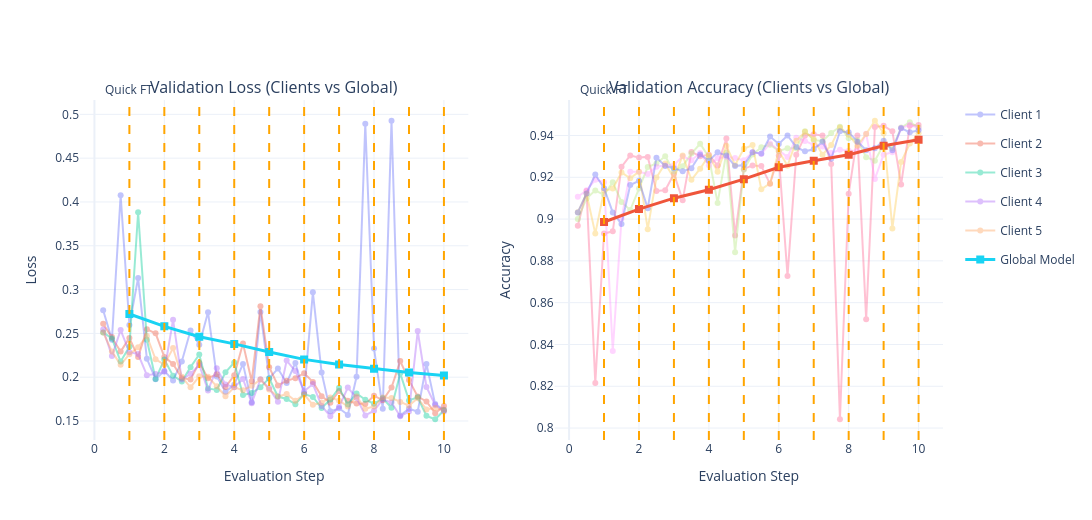

Notebook code for this chart:
### Code cell
import plotly.graph_objects as go
from plotly.subplots import make_subplots

# -------------------------------------------------
# Create subplots
fig = make_subplots(
    rows=1, cols=2,
    subplot_titles=(
        "Validation Loss (Clients vs Global)",
        "Validation Accuracy (Clients vs Global)"
    )
)

# -------------------------------------------------
# Subplot 1: Validation Loss (Clients)
for client_id, metrics in logger.client_metrics.items():
    losses = metrics["loss"]
    steps = list([x / (client_epoch+1) for x in range(1, (client_epoch) * global_epoch + global_epoch+1)])

    fig.add_trace(
        go.Scatter(
            x=steps,
            y=losses,
            mode="lines+markers",
            name=f"Client {client_id + 1}",
            legendgroup=f"client{client_id + 1}",
            opacity=0.4
        ),
        row=1, col=1
    )

# Global model loss
global_losses = logger.global_metrics["loss"][::2]
global_steps = list(range(1, len(global_losses) + 1))

fig.add_trace(
    go.Scatter(
        x=global_steps,
        y=global_losses,
        mode="lines+markers",
        name="Global Model",
        legendgroup="global",
        marker=dict(symbol="square", size=8),
        line=dict(width=3)
    ),
    row=1, col=1
)

# -------------------------------------------------
# Subplot 2: Validation Accuracy (Clients)
for client_id, metrics in logger.client_metrics.items():
    accuracies = metrics["accuracy"]
    steps = list([x / (client_epoch+1) for x in range(1, (client_epoch) * global_epoch + global_epoch+1)])

    fig.add_trace(
        go.Scatter(
            x=steps,
            y=accuracies,
            mode="lines+markers",
            name=f"Client {client_id + 1}",
            legendgroup=f"client{client_id + 1}",
            showlegend=False,  # avoid duplicate legend
            opacity=0.4
        ),
        row=1, col=2
    )

# Global model accuracy
global_accs = logger.global_metrics["accuracy"][::2]
global_steps = list(range(1, len(global_accs) + 1))

fig.add_trace(
    go.Scatter(
        x=global_steps,
        y=global_accs,
        mode="lines+markers",
        name="Global Model",
        legendgroup="global",
        showlegend=False,
        marker=dict(symbol="square", size=8),
        line=dict(width=3)
    ),
    row=1, col=2
)

# -------------------------------------------------
# Axis labels
fig.update_xaxes(title_text="Evaluation Step", row=1, col=1)
fig.update_xaxes(title_text="Evaluation Step", row=1, col=2)
fig.update_yaxes(title_text="Loss", row=1, col=1)
fig.update_yaxes(title_text="Accuracy", row=1, col=2)

# -------------------------------------------------
# Layout
fig.update_layout(
    height=520,
    width=1200,
    template="plotly_white",
    hovermode="x unified"
)
for g in range(1, global_epoch + 1):
    x = (g * client_epoch) / client_epoch

    fig.add_vline(
        x=x,
        line=dict(color="orange", dash="dash"),
        annotation_text="Quick FT" if g == 1 else "",
        annotation_position="top"
    )

fig.show()

### Figure 1 — Plotly figure (JSON) as saved in the notebook; plotly's stock layout.template omitted (floating-point values rounded to 4 significant figures)
{"data": [{"legendgroup": "client1", "mode": "lines+markers", "name": "Client 1", "opacity": 0.4, "type": "scatter", "x": [0.25, 0.5, 0.75, 1, 1.25, 1.5, 1.75, 2, 2.25, 2.5, 2.75, 3, 3.25, 3.5, 3.75, 4, 4.25, 4.5, 4.75, 5, 5.25, 5.5, 5.75, 6, 6.25, 6.5, 6.75, 7, 7.25, 7.5, 7.75, 8, 8.25, 8.5, 8.75, 9, 9.25, 9.5, 9.75, 10], "xaxis": "x", "y": [0.2764, 0.2428, 0.4076, 0.2595, 0.3132, 0.2212, 0.1977, 0.2071, 0.1962, 0.218, 0.2533, 0.2371, 0.2742, 0.2009, 0.1833, 0.1914, 0.2152, 0.1714, 0.2745, 0.1986, 0.2098, 0.1935, 0.2163, 0.1814, 0.2968, 0.2054, 0.161, 0.1645, 0.157, 0.2004, 0.4893, 0.2327, 0.164, 0.4927, 0.1563, 0.164, 0.1606, 0.2151, 0.1693, 0.1628], "yaxis": "y"}, {"legendgroup": "client2", "mode": "lines+markers", "name": "Client 2", "opacity": 0.4, "type": "scatter", "x": [0.25, 0.5, 0.75, 1, 1.25, 1.5, 1.75, 2, 2.25, 2.5, 2.75, 3, 3.25, 3.5, 3.75, 4, 4.25, 4.5, 4.75, 5, 5.25, 5.5, 5.75, 6, 6.25, 6.5, 6.75, 7, 7.25, 7.5, 7.75, 8, 8.25, 8.5, 8.75, 9, 9.25, 9.5, 9.75, 10], "xaxis": "x", "y": [0.2609, 0.2458, 0.2292, 0.2449, 0.2229, 0.2546, 0.2501, 0.2232, 0.215, 0.1989, 0.1973, 0.2166, 0.1988, 0.2034, 0.1887, 0.2021, 0.2384, 0.1954, 0.281, 0.2113, 0.1906, 0.1959, 0.1988, 0.2045, 0.1946, 0.1783, 0.1709, 0.1842, 0.173, 0.17, 0.1696, 0.1789, 0.1736, 0.1882, 0.2183, 0.1966, 0.1779, 0.1723, 0.1589, 0.1672], "yaxis": "y"}, {"legendgroup": "client3", "mode": "lines+markers", "name": "Client 3", "opacity": 0.4, "type": "scatter", "x": [0.25, 0.5, 0.75, 1, 1.25, 1.5, 1.75, 2, 2.25, 2.5, 2.75, 3, 3.25, 3.5, 3.75, 4, 4.25, 4.5, 4.75, 5, 5.25, 5.5, 5.75, 6, 6.25, 6.5, 6.75, 7, 7.25, 7.5, 7.75, 8, 8.25, 8.5, 8.75, 9, 9.25, 9.5, 9.75, 10], "xaxis": "x", "y": [0.2511, 0.2441, 0.2178, 0.2346, 0.3883, 0.2427, 0.1979, 0.2202, 0.2015, 0.1952, 0.2114, 0.2259, 0.1872, 0.1855, 0.2055, 0.2168, 0.1797, 0.1819, 0.1884, 0.1988, 0.1779, 0.1751, 0.1691, 0.1806, 0.1775, 0.1648, 0.1745, 0.1879, 0.1689, 0.1814, 0.1742, 0.1697, 0.176, 0.165, 0.2044, 0.1734, 0.1771, 0.1559, 0.152, 0.1619], "yaxis": "y"}, {"legendgroup": "client4", "mode": "lines+markers", "name": "Client 4", "opacity": 0.4, "type": "scatter", "x": [0.25, 0.5, 0.75, 1, 1.25, 1.5, 1.75, 2, 2.25, 2.5, 2.75, 3, 3.25, 3.5, 3.75, 4, 4.25, 4.5, 4.75, 5, 5.25, 5.5, 5.75, 6, 6.25, 6.5, 6.75, 7, 7.25, 7.5, 7.75, 8, 8.25, 8.5, 8.75, 9, 9.25, 9.5, 9.75, 10], "xaxis": "x", "y": [0.2545, 0.2242, 0.2537, 0.2286, 0.2264, 0.2023, 0.2037, 0.2062, 0.2655, 0.1972, 0.2039, 0.2139, 0.1848, 0.2101, 0.1916, 0.1886, 0.1979, 0.1703, 0.1976, 0.1874, 0.1718, 0.219, 0.207, 0.184, 0.1922, 0.1672, 0.1555, 0.1662, 0.1881, 0.1764, 0.1563, 0.1618, 0.1747, 0.1711, 0.1555, 0.1607, 0.2527, 0.1888, 0.1683, 0.1608], "yaxis": "y"}, {"legendgroup": "client5", "mode": "lines+markers", "name": "Client 5", "opacity": 0.4, "type": "scatter", "x": [0.25, 0.5, 0.75, 1, 1.25, 1.5, 1.75, 2, 2.25, 2.5, 2.75, 3, 3.25, 3.5, 3.75, 4, 4.25, 4.5, 4.75, 5, 5.25, 5.5, 5.75, 6, 6.25, 6.5, 6.75, 7, 7.25, 7.5, 7.75, 8, 8.25, 8.5, 8.75, 9, 9.25, 9.5, 9.75, 10], "xaxis": "x", "y": [0.251, 0.2294, 0.2142, 0.2262, 0.2342, 0.247, 0.2203, 0.2144, 0.2332, 0.2004, 0.1884, 0.201, 0.2005, 0.1896, 0.1783, 0.1884, 0.1851, 0.1901, 0.1972, 0.1859, 0.1779, 0.1807, 0.173, 0.1803, 0.1685, 0.1707, 0.1769, 0.1732, 0.1667, 0.1778, 0.164, 0.1667, 0.1767, 0.1762, 0.1717, 0.1676, 0.1759, 0.1631, 0.1647, 0.1623], "yaxis": "y"}, {"legendgroup": "global", "line": {"width": 3}, "marker": {"size": 8, "symbol": "square"}, "mode": "lines+markers", "name": "Global Model", "type": "scatter", "x": [1, 2, 3, 4, 5, 6, 7, 8, 9, 10], "xaxis": "x", "y": [0.2721, 0.258, 0.2461, 0.238, 0.2288, 0.2203, 0.2144, 0.2098, 0.2055, 0.202], "yaxis": "y"}, {"legendgroup": "client1", "mode": "lines+markers", "name": "Client 1", "opacity": 0.4, "showlegend": false, "type": "scatter", "x": [0.25, 0.5, 0.75, 1, 1.25, 1.5, 1.75, 2, 2.25, 2.5, 2.75, 3, 3.25, 3.5, 3.75, 4, 4.25, 4.5, 4.75, 5, 5.25, 5.5, 5.75, 6, 6.25, 6.5, 6.75, 7, 7.25, 7.5, 7.75, 8, 8.25, 8.5, 8.75, 9, 9.25, 9.5, 9.75, 10], "xaxis": "x2", "y": [0.8968, 0.9135, 0.8215, 0.8931, 0.8941, 0.925, 0.9304, 0.9294, 0.9298, 0.9135, 0.9138, 0.9216, 0.9091, 0.9321, 0.9301, 0.9308, 0.9257, 0.9386, 0.8921, 0.924, 0.9257, 0.9253, 0.9169, 0.9304, 0.8728, 0.9308, 0.9399, 0.9406, 0.9399, 0.9264, 0.8042, 0.9121, 0.9399, 0.8521, 0.944, 0.9447, 0.942, 0.9165, 0.9447, 0.945], "yaxis": "y2"}, {"legendgroup": "client2", "mode": "lines+markers", "name": "Client 2", "opacity": 0.4, "showlegend": false, "type": "scatter", "x": [0.25, 0.5, 0.75, 1, 1.25, 1.5, 1.75, 2, 2.25, 2.5, 2.75, 3, 3.25, 3.5, 3.75, 4, 4.25, 4.5, 4.75, 5, 5.25, 5.5, 5.75, 6, 6.25, 6.5, 6.75, 7, 7.25, 7.5, 7.75, 8, 8.25, 8.5, 8.75, 9, 9.25, 9.5, 9.75, 10], "xaxis": "x2", "y": [0.9, 0.9099, 0.9137, 0.9116, 0.9176, 0.9082, 0.9043, 0.9146, 0.9249, 0.9266, 0.93, 0.9227, 0.9253, 0.9313, 0.9361, 0.9296, 0.9077, 0.9318, 0.8841, 0.9236, 0.9309, 0.9343, 0.9356, 0.9326, 0.9339, 0.9339, 0.9421, 0.9378, 0.9373, 0.9412, 0.9442, 0.9386, 0.9378, 0.9296, 0.9279, 0.9356, 0.9339, 0.9438, 0.9464, 0.9438], "yaxis": "y2"}, {"legendgroup": "client3", "mode": "lines+markers", "name": "Client 3", "opacity": 0.4, "showlegend": false, "type": "scatter", "x": [0.25, 0.5, 0.75, 1, 1.25, 1.5, 1.75, 2, 2.25, 2.5, 2.75, 3, 3.25, 3.5, 3.75, 4, 4.25, 4.5, 4.75, 5, 5.25, 5.5, 5.75, 6, 6.25, 6.5, 6.75, 7, 7.25, 7.5, 7.75, 8, 8.25, 8.5, 8.75, 9, 9.25, 9.5, 9.75, 10], "xaxis": "x2", "y": [0.9107, 0.9138, 0.9188, 0.9177, 0.8369, 0.9003, 0.9227, 0.9227, 0.9215, 0.925, 0.9258, 0.9258, 0.93, 0.9281, 0.9316, 0.9258, 0.9293, 0.9296, 0.9293, 0.9281, 0.932, 0.9312, 0.9362, 0.9327, 0.9296, 0.9389, 0.9374, 0.9354, 0.9347, 0.9316, 0.9331, 0.9327, 0.9327, 0.9409, 0.9192, 0.9308, 0.932, 0.9436, 0.9451, 0.9436], "yaxis": "y2"}, {"legendgroup": "client4", "mode": "lines+markers", "name": "Client 4", "opacity": 0.4, "showlegend": false, "type": "scatter", "x": [0.25, 0.5, 0.75, 1, 1.25, 1.5, 1.75, 2, 2.25, 2.5, 2.75, 3, 3.25, 3.5, 3.75, 4, 4.25, 4.5, 4.75, 5, 5.25, 5.5, 5.75, 6, 6.25, 6.5, 6.75, 7, 7.25, 7.5, 7.75, 8, 8.25, 8.5, 8.75, 9, 9.25, 9.5, 9.75, 10], "xaxis": "x2", "y": [0.9033, 0.9121, 0.893, 0.9135, 0.9146, 0.9223, 0.9195, 0.9227, 0.8952, 0.9199, 0.9266, 0.9195, 0.9305, 0.9188, 0.9241, 0.9305, 0.9227, 0.9351, 0.9259, 0.9336, 0.9354, 0.9142, 0.917, 0.9326, 0.9255, 0.9375, 0.9418, 0.9382, 0.9308, 0.9354, 0.9439, 0.9403, 0.9351, 0.9407, 0.9471, 0.9411, 0.8955, 0.9273, 0.9361, 0.9411], "yaxis": "y2"}, {"legendgroup": "client5", "mode": "lines+markers", "name": "Client 5", "opacity": 0.4, "showlegend": false, "type": "scatter", "x": [0.25, 0.5, 0.75, 1, 1.25, 1.5, 1.75, 2, 2.25, 2.5, 2.75, 3, 3.25, 3.5, 3.75, 4, 4.25, 4.5, 4.75, 5, 5.25, 5.5, 5.75, 6, 6.25, 6.5, 6.75, 7, 7.25, 7.5, 7.75, 8, 8.25, 8.5, 8.75, 9, 9.25, 9.5, 9.75, 10], "xaxis": "x2", "y": [0.9032, 0.9123, 0.9213, 0.9148, 0.9032, 0.8976, 0.9163, 0.9183, 0.9052, 0.9294, 0.9254, 0.9244, 0.9228, 0.9244, 0.9309, 0.9279, 0.9319, 0.9304, 0.9254, 0.9259, 0.9319, 0.9314, 0.9395, 0.936, 0.94, 0.9344, 0.9324, 0.9334, 0.937, 0.9289, 0.942, 0.9415, 0.937, 0.9329, 0.9339, 0.9375, 0.9329, 0.9435, 0.9415, 0.9425], "yaxis": "y2"}, {"legendgroup": "global", "line": {"width": 3}, "marker": {"size": 8, "symbol": "square"}, "mode": "lines+markers", "name": "Global Model", "showlegend": false, "type": "scatter", "x": [1, 2, 3, 4, 5, 6, 7, 8, 9, 10], "xaxis": "x2", "y": [0.8986, 0.9048, 0.91, 0.9141, 0.9191, 0.9248, 0.9279, 0.9308, 0.9351, 0.938], "yaxis": "y2"}], "layout": {"annotations": [{"font": {"size": 16}, "showarrow": false, "text": "Validation Loss (Clients vs Global)", "x": 0.225, "xanchor": "center", "xref": "paper", "y": 1, "yanchor": "bottom", "yref": "paper"}, {"font": {"size": 16}, "showarrow": false, "text": "Validation Accuracy (Clients vs Global)", "x": 0.775, "xanchor": "center", "xref": "paper", "y": 1, "yanchor": "bottom", "yref": "paper"}, {"showarrow": false, "text": "Quick FT", "x": 1, "xanchor": "center", "xref": "x", "y": 1, "yanchor": "bottom", "yref": "y domain"}, {"showarrow": false, "text": "Quick FT", "x": 1, "xanchor": "center", "xref": "x2", "y": 1, "yanchor": "bottom", "yref": "y2 domain"}, {"showarrow": false, "text": "", "x": 2, "xanchor": "center", "xref": "x", "y": 1, "yanchor": "bottom", "yref": "y domain"}, {"showarrow": false, "text": "", "x": 2, "xanchor": "center", "xref": "x2", "y": 1, "yanchor": "bottom", "yref": "y2 domain"}, {"showarrow": false, "text": "", "x": 3, "xanchor": "center", "xref": "x", "y": 1, "yanchor": "bottom", "yref": "y domain"}, {"showarrow": false, "text": "", "x": 3, "xanchor": "center", "xref": "x2", "y": 1, "yanchor": "bottom", "yref": "y2 domain"}, {"showarrow": false, "text": "", "x": 4, "xanchor": "center", "xref": "x", "y": 1, "yanchor": "bottom", "yref": "y domain"}, {"showarrow": false, "text": "", "x": 4, "xanchor": "center", "xref": "x2", "y": 1, "yanchor": "bottom", "yref": "y2 domain"}, {"showarrow": false, "text": "", "x": 5, "xanchor": "center", "xref": "x", "y": 1, "yanchor": "bottom", "yref": "y domain"}, {"showarrow": false, "text": "", "x": 5, "xanchor": "center", "xref": "x2", "y": 1, "yanchor": "bottom", "yref": "y2 domain"}, {"showarrow": false, "text": "", "x": 6, "xanchor": "center", "xref": "x", "y": 1, "yanchor": "bottom", "yref": "y domain"}, {"showarrow": false, "text": "", "x": 6, "xanchor": "center", "xref": "x2", "y": 1, "yanchor": "bottom", "yref": "y2 domain"}, {"showarrow": false, "text": "", "x": 7, "xanchor": "center", "xref": "x", "y": 1, "yanchor": "bottom", "yref": "y domain"}, {"showarrow": false, "text": "", "x": 7, "xanchor": "center", "xref": "x2", "y": 1, "yanchor": "bottom", "yref": "y2 domain"}, {"showarrow": false, "text": "", "x": 8, "xanchor": "center", "xref": "x", "y": 1, "yanchor": "bottom", "yref": "y domain"}, {"showarrow": false, "text": "", "x": 8, "xanchor": "center", "xref": "x2", "y": 1, "yanchor": "bottom", "yref": "y2 domain"}, {"showarrow": false, "text": "", "x": 9, "xanchor": "center", "xref": "x", "y": 1, "yanchor": "bottom", "yref": "y domain"}, {"showarrow": false, "text": "", "x": 9, "xanchor": "center", "xref": "x2", "y": 1, "yanchor": "bottom", "yref": "y2 domain"}, {"showarrow": false, "text": "", "x": 10, "xanchor": "center", "xref": "x", "y": 1, "yanchor": "bottom", "yref": "y domain"}, {"showarrow": false, "text": "", "x": 10, "xanchor": "center", "xref": "x2", "y": 1, "yanchor": "bottom", "yref": "y2 domain"}], "height": 520, "hovermode": "x unified", "shapes": [{"line": {"color": "orange", "dash": "dash"}, "type": "line", "x0": 1, "x1": 1, "xref": "x", "y0": 0, "y1": 1, "yref": "y domain"}, {"line": {"color": "orange", "dash": "dash"}, "type": "line", "x0": 1, "x1": 1, "xref": "x2", "y0": 0, "y1": 1, "yref": "y2 domain"}, {"line": {"color": "orange", "dash": "dash"}, "type": "line", "x0": 2, "x1": 2, "xref": "x", "y0": 0, "y1": 1, "yref": "y domain"}, {"line": {"color": "orange", "dash": "dash"}, "type": "line", "x0": 2, "x1": 2, "xref": "x2", "y0": 0, "y1": 1, "yref": "y2 domain"}, {"line": {"color": "orange", "dash": "dash"}, "type": "line", "x0": 3, "x1": 3, "xref": "x", "y0": 0, "y1": 1, "yref": "y domain"}, {"line": {"color": "orange", "dash": "dash"}, "type": "line", "x0": 3, "x1": 3, "xref": "x2", "y0": 0, "y1": 1, "yref": "y2 domain"}, {"line": {"color": "orange", "dash": "dash"}, "type": "line", "x0": 4, "x1": 4, "xref": "x", "y0": 0, "y1": 1, "yref": "y domain"}, {"line": {"color": "orange", "dash": "dash"}, "type": "line", "x0": 4, "x1": 4, "xref": "x2", "y0": 0, "y1": 1, "yref": "y2 domain"}, {"line": {"color": "orange", "dash": "dash"}, "type": "line", "x0": 5, "x1": 5, "xref": "x", "y0": 0, "y1": 1, "yref": "y domain"}, {"line": {"color": "orange", "dash": "dash"}, "type": "line", "x0": 5, "x1": 5, "xref": "x2", "y0": 0, "y1": 1, "yref": "y2 domain"}, {"line": {"color": "orange", "dash": "dash"}, "type": "line", "x0": 6, "x1": 6, "xref": "x", "y0": 0, "y1": 1, "yref": "y domain"}, {"line": {"color": "orange", "dash": "dash"}, "type": "line", "x0": 6, "x1": 6, "xref": "x2", "y0": 0, "y1": 1, "yref": "y2 domain"}, {"line": {"color": "orange", "dash": "dash"}, "type": "line", "x0": 7, "x1": 7, "xref": "x", "y0": 0, "y1": 1, "yref": "y domain"}, {"line": {"color": "orange", "dash": "dash"}, "type": "line", "x0": 7, "x1": 7, "xref": "x2", "y0": 0, "y1": 1, "yref": "y2 domain"}, {"line": {"color": "orange", "dash": "dash"}, "type": "line", "x0": 8, "x1": 8, "xref": "x", "y0": 0, "y1": 1, "yref": "y domain"}, {"line": {"color": "orange", "dash": "dash"}, "type": "line", "x0": 8, "x1": 8, "xref": "x2", "y0": 0, "y1": 1, "yref": "y2 domain"}, {"line": {"color": "orange", "dash": "dash"}, "type": "line", "x0": 9, "x1": 9, "xref": "x", "y0": 0, "y1": 1, "yref": "y domain"}, {"line": {"color": "orange", "dash": "dash"}, "type": "line", "x0": 9, "x1": 9, "xref": "x2", "y0": 0, "y1": 1, "yref": "y2 domain"}, {"line": {"color": "orange", "dash": "dash"}, "type": "line", "x0": 10, "x1": 10, "xref": "x", "y0": 0, "y1": 1, "yref": "y domain"}, {"line": {"color": "orange", "dash": "dash"}, "type": "line", "x0": 10, "x1": 10, "xref": "x2", "y0": 0, "y1": 1, "yref": "y2 domain"}], "width": 1200, "xaxis": {"anchor": "y", "domain": [0, 0.45], "title": {"text": "Evaluation Step"}}, "xaxis2": {"anchor": "y2", "domain": [0.55, 1], "title": {"text": "Evaluation Step"}}, "yaxis": {"anchor": "x", "domain": [0, 1], "title": {"text": "Loss"}}, "yaxis2": {"anchor": "x2", "domain": [0, 1], "title": {"text": "Accuracy"}}}}
